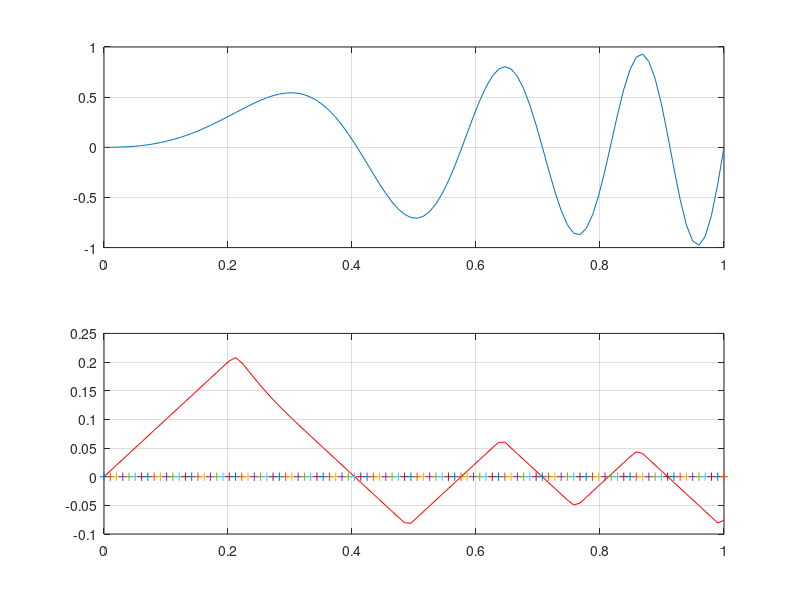

This chart was generated by the following MATLAB code:
close all
clear all

size=100;

dt=.005;
tol=1e-5
nReinit=50;
nReinit2=5;
epsilon=.01;

O2terms=1

x=linspace(0,1,size);
dx=x(2:size)-x(1:size-1);
dx(size)=dx(size-1);
d=sin(6*pi*x.^2).*sqrt(x);
%d=d+d*.1.*sin(30*pi*x);
d0=d;
%%%%%% FIND INTERFACES BEFORE REINIT
n=0;
for i=2:size-1
	dp=d(i);db=d(i-1);rdx=1/dx(i);
	Db(i)=rdx*(dp-db);
	if not(sign(d(i)) == sign(d(i-1)))
		n=n+1;
		roots0(n)=x(i)-d(i)/Db(i);
	end
end
%%%%%%%%%%%%%%%%%%%%%%%%%%

subplot(211)
plot(x,d);
grid

stepper=0;errSum=10;

%%%%%%% THE TIME LOOP STARTS HERE %%%%%%%%%%%%%%%%%%%%%%%%%%%%%%%%%%%%
%%while and(errSum > tol,stepper<100)
while stepper < nReinit

dOld=d;

%%%%%% FIRST DERIVATIVES
for i=2:size-1
	dp=d(i);db=d(i-1);df=d(i+1);
	rdx=1/dx(i);
	Db(i)=rdx*(dp-db);
	Df(i)=rdx*(df-dp);
	Dc(i)=.5*rdx*(df-db);
end
Db(1)=Db(2);Db(size)=Db(size-1);
Df(1)=Df(2);Df(size)=Df(size-1);
Dc(1)=Dc(2);Dc(size)=Dc(size-1);
%%%%%%%%%%%%%%%%%%%%%%%%%%%%%%


%%%%%% SECOND DERIVATIVES
for i=2:size-1
	DD(i)=rdx*(Df(i)-Df(i-1));	
end
DD(1)=DD(2);DD(size)=DD(size-1);
%%%%%%%%%%%%%%%%%%%%%%%%%%%%%%

%%%%%% MINMOD
for i=2:size-1
	if DD(i)*DD(i-1) > 0
		O2term1(i)=sign(DD(i))*min(abs(DD(i)),abs(DD(i-1)));
	else
		O2term1(i)=0;
	end
	
	if DD(i+1)*DD(i) > 0
		O2term2(i)=sign(DD(i+1))*min(abs(DD(i+1)),abs(DD(i)));
	else
		O2term2(i)=0;
	end
end
O2term1(1)=O2term1(2);O2term1(size)=O2term1(size-1);
O2term2(1)=O2term2(2);O2term2(size)=O2term2(size-1);

if not(O2terms)
	O2term1=zeros(1,size);
	O2term2=zeros(1,size);
end
%%%%%%%%%%%%%%%%%%%%%%%%%%%%%%

for i=1:size-1
	p_(i)=Db(i)+.5*dx(i)*O2term1(i);
	pp(i)=Db(i+1)+.5*dx(i)*O2term2(i);
end
pp(size)=pp(size-1);
p_(size)=p_(size-1);

for i=1:size
	PP(i)=sqrt(max(p_(i),0)^2+min(pp(i),0)^2);
	P_(i)=sqrt(min(p_(i),0)^2+max(pp(i),0)^2);
end

for i=1:size	
	if d(i)<=0
		absD(i)=P_(i);
	else
		absD(i)=PP(i);
	end
end
epsilon=abs(Dc).^2.*dx.^2;
Sign=dOld./sqrt(dOld.^2+epsilon.^2); 

d=d+dt*Sign.*(1-absD);

errSum=sum(abs(dOld-d))/size;
errMax=max(abs(dOld-d));
stepper = stepper+1;

end
%%%%%%%%%%%%%%%%%%%%%%%%%%%%%%%%%%%%%%%%%%%%%%%%%%%%%%%%%%%%%


subplot(212)
plot(x,d,'r',x,0,'+');
grid
zoom

%%figure
%%plot(x,Db,'r',x,Df,'b',x,Dc,'g')
%%plot(x,PP,'r',x,P_,'g')

%%%%%% FIND INTERFACES
n=0;
for i=2:size-1
	if not(sign(d(i)) == sign(d(i-1)))
		n=n+1;
		roots(n)=x(i)-d(i)/Db(i);
	end
end
%%%%%%%%%%%%%%%%%%%%%%%%%%

stepper
errMax

format long
[roots0',roots',(roots0-roots)']

format short